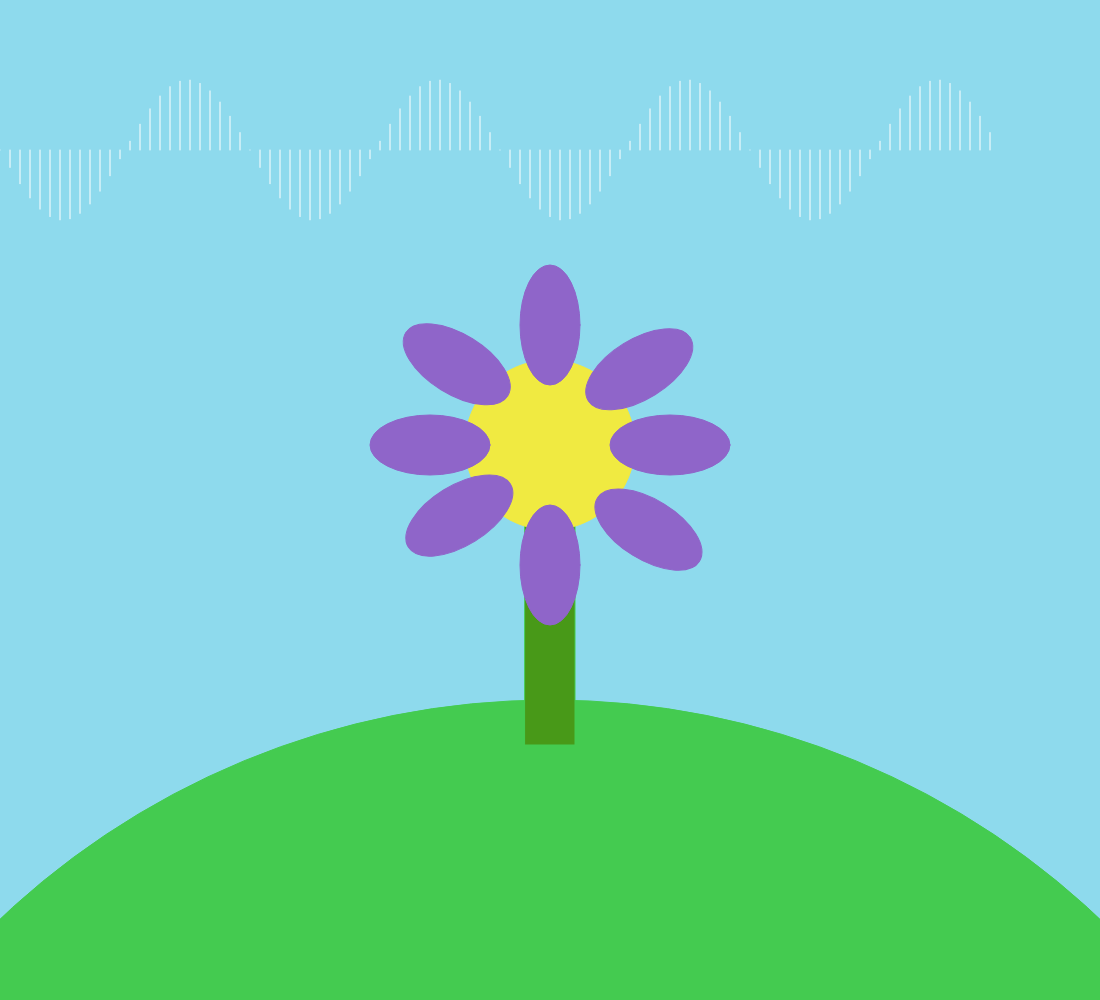
Frame 1 (no input)
Frame 60 (no input): identical to frame 1, image omitted
Frame 120 (the mouse pressed at the canvas centre since frame 60): identical to frame 1, image omitted

The p5.js sketch that drew this single still picture (run headless with seeded random() and noise() and a simulated clock; from frame 60 on, the mouse is pressed at the canvas centre):

// p5.js sketch
// ── sketch.js
//Jackson Brazeal
function setup() {
  createCanvas(1100, 1000);
  i = 0;
}

function draw() {
  background(142, 218, 237);
  fill(68, 203, 80);

  stroke(68, 203, 80);
  circle(550, 1500, 1600);

  fill(72, 153, 24);
  rect(525, 445, 50, 300);

  fill(240, 234, 65);
  stroke(240, 234, 65);
  circle(550, 445, 170);

  fill(143, 101, 201);
  stroke(143, 101, 201);
  ellipse(550, 325, 60, 120);

  ellipse(670, 445, 120, 60);

  ellipse(550, 565, 60, 120);

  ellipse(430, 445, 120, 60);

  rotate(45);
  ellipse(680, -120, 60, 120);

  ellipse(650, -350, 60, 120);

  rotate(-90);
  ellipse(-70, 580, 60, 120);

  ellipse(-110, 830, 60, 120);

  rotate(45);
  stroke(255, 255, 255, 255);
  let a = 0.0;
  let inc = TWO_PI / 25.0;
  for (let i = 0; i < 100; i++) {
    line(i * 10, 150, i * 10, 150 + sin(a) * 70.0);
    a = a + inc;
  }
}
